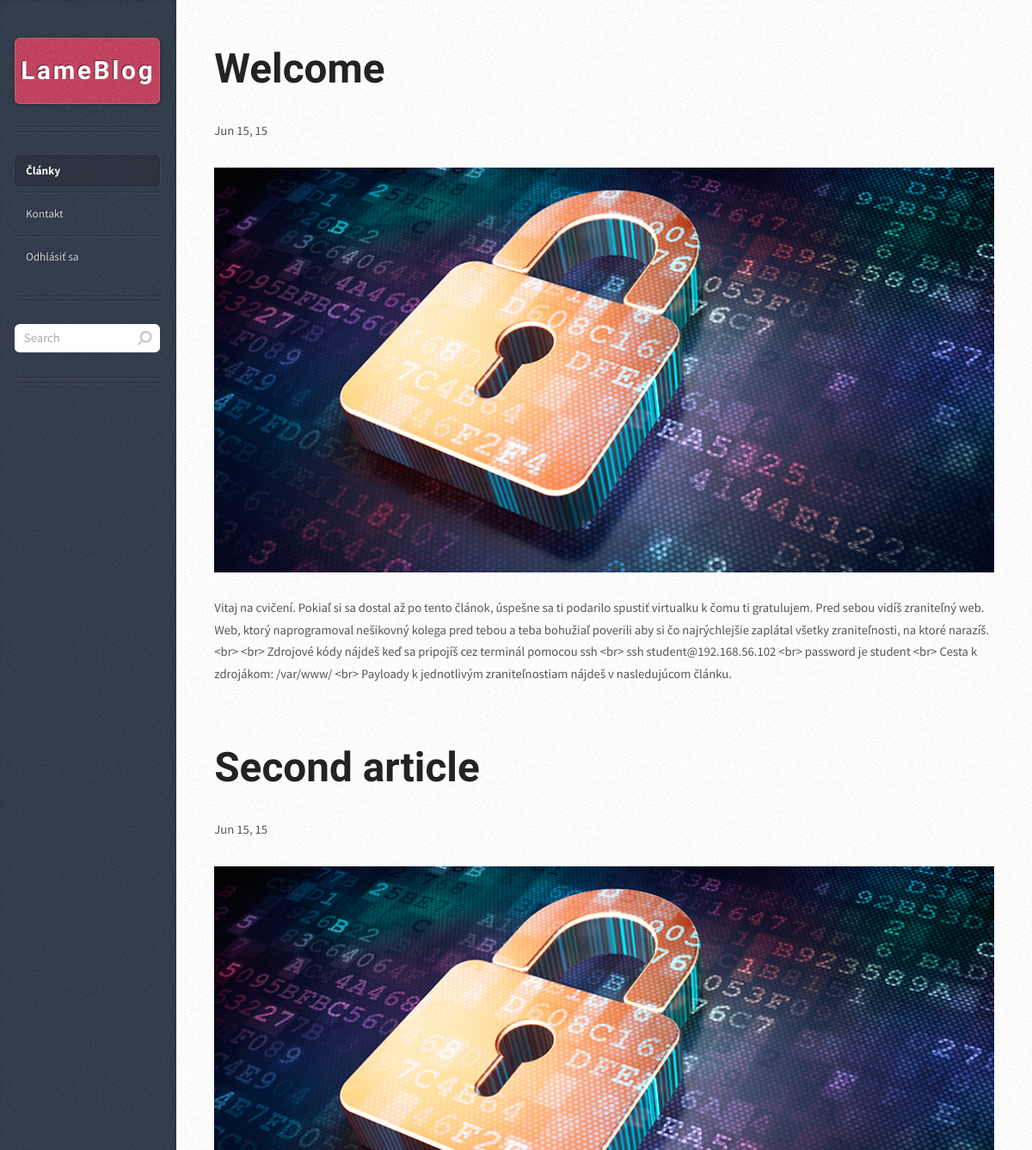
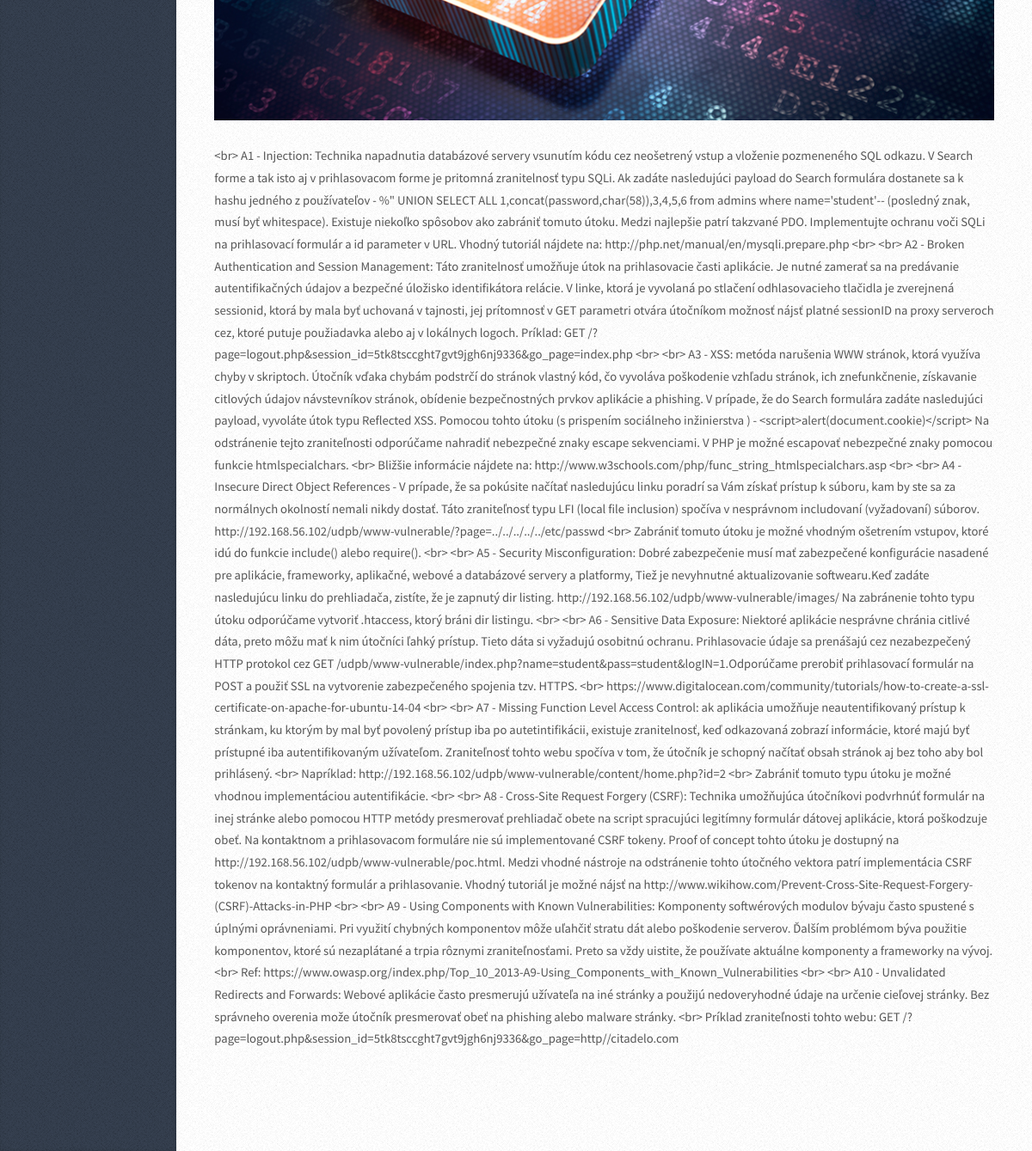
The page /www-vulnerable/index.php (signed in) on the database its author committed (2 pictures, top to bottom).
### tables this page shows
CREATE TABLE `articles` (
  `id` int(11) NOT NULL AUTO_INCREMENT,
  `title` varchar(512) NOT NULL,
  `content` text NOT NULL,
  `date` timestamp NOT NULL DEFAULT CURRENT_TIMESTAMP ON UPDATE CURRENT_TIMESTAMP,
  `author` int(11) NOT NULL,
  `status` int(11) NOT NULL DEFAULT '1',
  PRIMARY KEY (`id`)
);

### www-vulnerable/content/home.php (the view, shortened to what this page needs)
<?php
include_once(__DIR__.DIRECTORY_SEPARATOR.'../include/db.php');
?>
<?php
function replace_n($str){
$order   = array('\n');
$replace = '<br>';
return $newstr = str_replace($order, $replace, $str);
}
function replace_br($str){
$order   = array("<br>");
$replace = '\n';
return $newstr = str_replace($order, $replace, $str);
}
if(@$_GET['id']<=0) {
    $articles = $db->query("SELECT * FROM articles WHERE status=1 ORDER BY id DESC");
    while ($article = $articles->fetch_array(MYSQL_ASSOC)) {
        echo '<article class="box post post-excerpt">
        <header>
            <h2><a href="./index.php?id='.$article['id'].'">' . $article['title'] . '</a></h2>
        </header>
        <div class="info">
            <span class="date"><span class="month">' . date("M", strtotime($article['date'])) . '</span> <span class="day">' . date("d", strtotime($article['date'])) . '</span><span class="year">, ' . date("y", strtotime($article['date'])) . '</span></span>
        </div>
        <a href="#" class="image featured"><img src="images/pic01.jpg" alt="" /></a>';
        $replaced_placeholder = replace_br($article['content']);
        $new = htmlspecialchars($replaced_placeholder,ENT_QUOTES);
	$replaced_n = replace_n($new);
        echo $replaced_n;
     echo '</article>';
    }
}
?>

### www-vulnerable/index.php (shortened to what this page needs)
<?php
include_once('include/db.php');
function isLogin() {
    if(@$_SESSION['id'] > 0){
        return true;
    }else{
        return false;
    }
}
?>
<!DOCTYPE HTML>
<html>
	<head>
	</head>
	<body class="left-sidebar">
			<div id="wrapper">
					<div id="content">
						<div class="inner">
                            <?php
                            @$pages=$_GET["page"];
                            if (!isset($pages) || empty($pages)){
                                require("content/home.php");
                            }elseif (file_exists("content/$pages" . ".php")) {
                                require("content/$pages" . ".php");
                            }else{require ("content/error_page.php");}
                            ?>
						</div>
					</div>
					<div id="sidebar">
							<h1 id="logo"><a href="#">LameBlog</a></h1>
							<nav id="nav">
								<ul>
									<li class="current"><a href="./?page=">Články</a></li>
                                    <li><a href="./?page=kontakt">Kontakt</a></li>
                                    <?php
                                    if(isLogin()){
                                        echo '<li><a href="./?page=logout.php&go_page=index.php">Odhlásiť sa</a></li>';
                                    }else{
                                        echo '<li><a href="./?page=login">Login</a></li>';
                                    }
                                    ?>
								</ul>
							</nav>
							<section class="box search">
								<form method="post" action="index.php?page=search">
									<input type="text" class="text" name="search" placeholder="Search" />
								</form>
							</section>
							<ul id="copyright">
							</ul>
					</div>
			</div>
	</body>
</html>

### www-vulnerable/css/style.css (style rules this page uses)
body { background-color: #e8e8e8; background-image: url('images/bg02.png'); }
body,input,textarea,select { font-family: 'Source Sans Pro', sans-serif; font-weight: 400; color: #565656; }
a { color: #c94663; }
h2,h3,h4,h5,h6 { font-family: 'Open Sans Condensed', sans-serif; font-weight: 700; color: #232323; }
h2 a, h4 a, h5 a, h6 a { text-decoration: none; color: inherit; }
p, ul, ol, dl, table { margin-bottom: 1em; }
form input[type="text"], form input[type="email"], form input[type="password"], form select, form textarea { display: block; border-radius: 0.4em; -webkit-appearance: none; border: solid 1px #ddd; padding: 0.5em 0.75em; width: 100%; line-height: 1.25em; }
header { margin: 0 0 2em 0; }
section, article { margin-bottom: 3em; }
section > :last-child, article > :last-child { margin-bottom: 0; }
section:last-child, article:last-child { margin-bottom: 0; }
.image { display: inline-block; }
.image img { display: block; width: 100%; }
.image.featured { display: block; width: 100%; margin: 0 0 2em 0; }
.box.post { position: relative; }
.box.search form { position: relative; }
.box.search form input { position: relative; padding-right: 34px; }
.box.search form:before { display:inline-block; font-family: FontAwesome; font-size: 18px; text-decoration: none; font-style: normal; font-weight: normal; -webkit-font-smoothing:antialiased; -moz-osx-font-smoothing:grayscale; content: '\f002'; filter:progid:DXImageTransform.Microsoft.BasicImage(rotation=0, mirror=1); -webkit-transform:scale(-1, 1); -moz-transform:scale(-1, 1); -ms-transform:scale(-1, 1); -o-transform:scale(-1, 1); transform:scale(-1, 1); position: absolute; right: 0.5em; top: 0.25em; z-index: 1; text-shadow: none; color: #c8ccce; }
#wrapper { position: relative; }
#nav ul { margin: 0; }
#nav li { border-top: solid 1px rgba(0,0,0,0.25); box-shadow: inset 0px 1px 0px 0px rgba(255,255,255,0.075); padding: 0.5em 0 0.5em 0; }
#nav li:first-child { border: 0; box-shadow: none; padding-top: 0; }
#nav li:last-child { padding-bottom: 0; }
#nav li a { display: block; padding: 0.4em 1em 0.4em 1em; text-decoration: none; border-radius: 0.4em; outline: 0; -moz-transition: background-color .25s ease-in-out, color .25s ease-in-out; -webkit-transition: background-color .25s ease-in-out, color .25s ease-in-out; -o-transition: background-color .25s ease-in-out, color .25s ease-in-out; -ms-transition: background-color .25s ease-in-out, color .25s ease-in-out; transition: background-color .25s ease-in-out, color .25s ease-in-out; }
#nav li.current a { background-color: #272E39 !important; background-color: rgba(0,0,0,0.15) !important; box-shadow: 0 0 0 1px rgba(255,255,255,0.05), inset 0 0 0.25em 0 rgba(0,0,0,0.25); font-weight: 700; color: #fff; }
#sidebar { color: #aaa; color: rgba(255,255,255,0.55); text-shadow: -1px -1px 0px rgba(0,0,0,0.5); }
#sidebar form input, #sidebar form select, #sidebar form textarea { border: 0; }
#sidebar section, #sidebar nav { position: relative; }
#sidebar section:before, #sidebar nav:before { content: ''; border-top: solid 1px; border-bottom: solid 1px; border-color: #171E29; border-color: rgba(0,0,0,0.25); box-shadow: inset 0px 1px 0px 0px rgba(255,255,255,0.075), 0px 1px 0px 0px rgba(255,255,255,0.075); display: block; }
#sidebar a { color: #d4dde0; }
#sidebar section, #sidebar nav { margin: 2em 0 0 0; font-size: 0.9em; }
#sidebar section:before, #sidebar nav:before { height: 0.5em; margin: 0 0 2em 0; }
#content { position: relative; background-color: #fff; background-image: url('images/bg02.png'); }
#content > .inner { position: relative; z-index: 1; }
#copyright:before { content: ''; border-top: solid 1px; border-bottom: solid 1px; border-color: #171E29; border-color: rgba(0,0,0,0.25); box-shadow: inset 0px 1px 0px 0px rgba(255,255,255,0.075), 0px 1px 0px 0px rgba(255,255,255,0.075); display: block; }

### www-vulnerable/css/style-narrow.css (style rules this page uses)
body { min-width: 1000px; }
body,input,textarea,select { font-size: 11pt; }
.box.post h2 { font-size: 3.25em; line-height: 1.25em; }
.box.post header { padding: 1.5em 0 0 0; margin: 0 0 3em 0; }
.box.post .info { width: 100%; padding: 1em 0 0 0; position: relative; top: -2em; }
.box.post .info .date { display: inline; }
#content { padding: 2em 3em 6em 3em; }
body.left-sidebar #content { margin-left: 14em; }

### rows shown on the page
articles: title "Welcome", date "Jun", date "15", content "Vitaj na cvičení. Pokiaľ si sa dostal až po tento článok, úspešne sa ti podarilo spustiť virtualku k čomu ti gratulujem. Pred sebou vidíš zraniteľný web. Web, ktorý naprogramoval nešikovný kolega pred tebou a teba bohužiaľ poverili aby si čo najrýchlejšie zaplátal všetky zraniteľnosti, na ktoré narazíš. <br> <br> Zdrojové kódy nájdeš keď sa pripojíš cez terminál pomocou ssh <br> ssh student@192.168.56.102 <br> password je student <br> Cesta k zdrojákom: /var/www/ <br> Payloady k jednotlivým zraniteľnostiam nájdeš v nasledujúcom článku."
articles: title "Second article", date "Jun", date "15", content "<br> A1 - Injection: Technika napadnutia databázové servery vsunutím kódu cez neošetrený vstup a vloženie pozmeneného SQL odkazu. V Search forme a tak isto aj v prihlasovacom forme je pritomná zranitelnosť typu SQLi. Ak zadáte nasledujúci payload do Search formulára dostanete sa k hashu jedného z používateľov - %\" UNION SELECT ALL 1,concat(password,char(58)),3,4,5,6 from admins where name='student'-- (posledný znak, musí byť whitespace). Existuje niekoľko spôsobov ako zabrániť tomuto útoku. Medzi najlepšie patrí takzvané PDO. Implementujte ochranu voči SQLi na prihlasovací formulár a id parameter v URL. Vhodný tutoriál nájdete na: http://php.net/manual/en/mysqli.prepare.php <br> <br> A2 -…"
